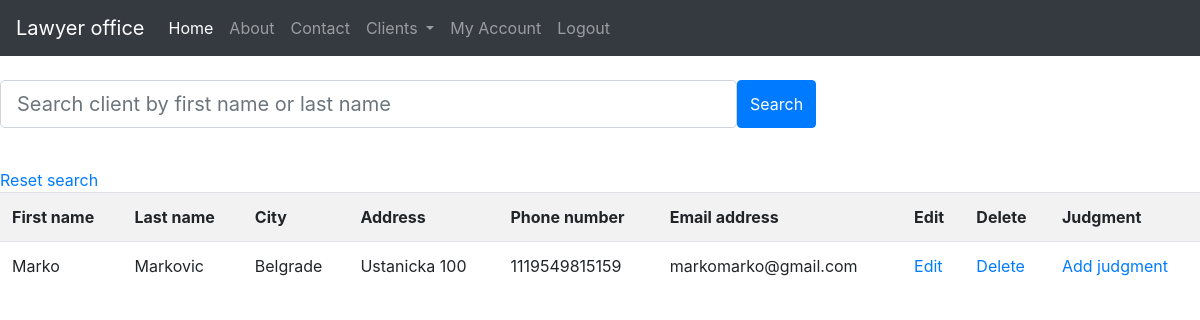
Page /all_client (signed in) on the committed database.
### blog/models.py (models this page shows)
class Client(db.Model):
    id = db.Column(db.Integer, primary_key=True)
    first_name = db.Column(db.String(250), nullable=False)
    last_name = db.Column(db.String(250), nullable=False)
    city = db.Column(db.String(50), nullable=False)
    address = db.Column(db.String(50), nullable=False)
    phone = db.Column(db.String(50), nullable=False)
    mail = db.Column(db.String(50))
    user_id = db.Column(db.Integer, db.ForeignKey('user.id'), nullable=False)
    judgment = db.relationship('Judgment', secondary=Judgments, backref='judgment', lazy="dynamic")

### client/routes.py (the view)
@client.route("/all_client")
def all_client():
    clients = Client.query.filter_by(lawyer=current_user)
    return render_template("all_clients.html", title="All clients", clients=clients)

### blog/models.py (called while the page is built)
@login_manager.user_loader
def load_user(user_id):
    return User.query.get(int(user_id))

### blog/templates/all_clients.html (shortened to what this page needs)
{% extends 'base.html' %}
{% block content %}
<br>
<form action="{{url_for('client.search')}}" method="POST">
    <div class="form-group">
        <div class="input-group input-group-lg">
            <div class="form-outline">
                <input type="search" size="50px" placeholder="Search client by first name or last name" name="search_string" id="form1"
                       class="form-control form-control-lg"/>
            </div>
            <button type="submit"  value="Search" class="btn btn-primary">
                 Search
            </button>
        </div>
    </div>
</form>
<br>
<a href="{{url_for('client.all_client')}}">Reset search</a>
<table class="table table-striped">
    <tr>
        <th>First name</th>
        <th>Last name</th>
        <th>City</th>
        <th>Address</th>
        <th>Phone number</th>
        <th>Email address</th>
        <th>Edit</th>
        <th>Delete</th>
        <th>Judgment</th>
    </tr>
    {% for client in clients %}
    <tr>
        <td>{{client.first_name}}</td>
        <td>{{client.last_name}}</td>
        <td>{{client.city}}</td>
        <td>{{client.address}}</td>
        <td>{{client.phone}}</td>
        <td>{{client.mail}}</td>
        <td><a href="{{ url_for('client.edit', client_id=client.id) }}">Edit</a></td>
        <td><a href="{{ url_for('client.delete', client_id= client.id) }}">Delete</a></td>
        <td><a href="{{ url_for('client.add_judgments', client_id= client.id) }}">Add judgment</a></td>
    </tr>
    {% endfor %}
</table>
{% endblock content %}

### rows in the picture
Client: first_name "Marko", last_name "Markovic", city "Belgrade", address "Ustanicka 100", phone "1119549815159", mail "markomarko@gmail.com"
